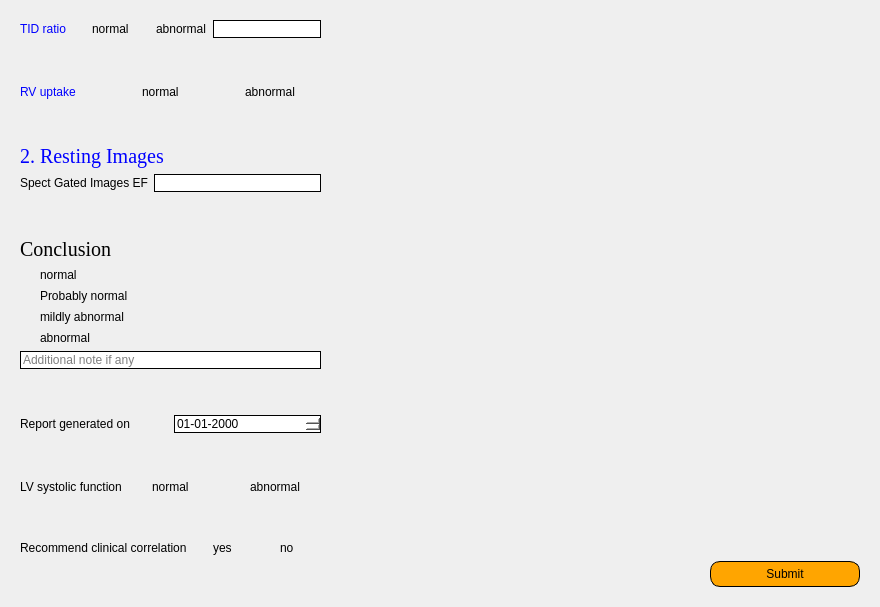
      <widget class="QWidget" name="tab_5">
       <attribute name="title">
        <string>Conclusion</string>
       </attribute>
       <layout class="QGridLayout" name="gridLayout_11">
        <item row="0" column="0">
         <widget class="QGroupBox" name="groupBox_5">
          <property name="styleSheet">
           <string notr="true">border:none;
font: 15pt &quot;Times New Roman&quot;;
background: transparent;</string>
          </property>
          <property name="title">
           <string/>
          </property>
          <layout class="QGridLayout" name="gridLayout_7">
           <item row="0" column="0">
            <layout class="QVBoxLayout" name="verticalLayout_8">
             <item>
              <layout class="QHBoxLayout" name="horizontalLayout_21">
               <item>
                <widget class="QLabel" name="label_29">
                 <property name="styleSheet">
                  <string notr="true">
border:none;
font: 15pt &quot;Times New Roman&quot;;

color:blue;

</string>
                 </property>
                 <property name="text">
                  <string>TID ratio</string>
                 </property>
                </widget>
               </item>
               <item>
                <widget class="QRadioButton" name="radioButton_TIDnormal">
                 <property name="text">
                  <string>normal</string>
                 </property>
                </widget>
               </item>
               <item>
                <widget class="QRadioButton" name="radioButton_TIDabnormal">
                 <property name="text">
                  <string>abnormal</string>
                 </property>
                </widget>
               </item>
               <item>
                <widget class="QLineEdit" name="lineEdit_TID">
                 <property name="styleSheet">
                  <string notr="true">   border: 1px solid black;
background-color: rgb(255, 255, 255);
</string>
                 </property>
                </widget>
               </item>
              </layout>
             </item>
             <item>
              <spacer name="verticalSpacer_48">
               <property name="orientation">
                <enum>Qt::Vertical</enum>
               </property>
               <property name="sizeHint" stdset="0">
                <size>
                 <width>20</width>
                 <height>40</height>
                </size>
               </property>
              </spacer>
             </item>
             <item>
              <layout class="QHBoxLayout" name="horizontalLayout_22">
               <item>
                <widget class="QLabel" name="label_30">
                 <property name="styleSheet">
                  <string notr="true">
border:none;
font: 15pt &quot;Times New Roman&quot;;

color:blue;

</string>
                 </property>
                 <property name="text">
                  <string>RV uptake</string>
                 </property>
                </widget>
               </item>
               <item>
                <widget class="QRadioButton" name="radioButton_RVnormal">
                 <property name="text">
                  <string>normal</string>
                 </property>
                </widget>
               </item>
               <item>
                <widget class="QRadioButton" name="radioButton_RVabnormal">
                 <property name="text">
                  <string>abnormal</string>
                 </property>
                </widget>
               </item>
              </layout>
             </item>
             <item>
              <layout class="QVBoxLayout" name="verticalLayout_15">
               <item>
                <spacer name="verticalSpacer_45">
                 <property name="orientation">
                  <enum>Qt::Vertical</enum>
                 </property>
                 <property name="sizeHint" stdset="0">
                  <size>
                   <width>20</width>
                   <height>40</height>
                  </size>
                 </property>
                </spacer>
               </item>
               <item>
                <widget class="QLabel" name="label_31">
                 <property name="font">
                  <font>
                   <family>Times New Roman</family>
                   <pointsize>15</pointsize>
                   <weight>50</weight>
                   <italic>false</italic>
                   <bold>false</bold>
                  </font>
                 </property>
                 <property name="styleSheet">
                  <string notr="true">
border:none;
font: 15pt &quot;Times New Roman&quot;;

color:blue;

</string>
                 </property>
                 <property name="text">
                  <string>2. Resting Images</string>
                 </property>
                </widget>
               </item>
               <item>
                <layout class="QHBoxLayout" name="horizontalLayout_23">
                 <item>
                  <widget class="QLabel" name="label_33">
                   <property name="text">
                    <string>Spect Gated Images EF</string>
                   </property>
                  </widget>
                 </item>
                 <item>
                  <widget class="QLineEdit" name="lineEdit_SpectEF">
                   <property name="styleSheet">
                    <string notr="true">background-color: rgb(255, 255, 255);
 border: 1px solid black;</string>
                   </property>
                  </widget>
                 </item>
                </layout>
               </item>
              </layout>
             </item>
             <item>
              <spacer name="verticalSpacer_44">
               <property name="orientation">
                <enum>Qt::Vertical</enum>
               </property>
               <property name="sizeHint" stdset="0">
                <size>
                 <width>20</width>
                 <height>40</height>
                </size>
               </property>
              </spacer>
             </item>
             <item>
              <layout class="QVBoxLayout" name="verticalLayout_16">
               <item>
                <widget class="QLabel" name="label_34">
                 <property name="font">
                  <font>
                   <family>Times New Roman</family>
                   <pointsize>15</pointsize>
                   <weight>50</weight>
                   <italic>false</italic>
                   <bold>false</bold>
                  </font>
                 </property>
                 <property name="text">
                  <string>Conclusion</string>
                 </property>
                </widget>
               </item>
               <item>
                <widget class="QRadioButton" name="radioButton_ConNormal">
                 <property name="text">
                  <string>normal</string>
                 </property>
                </widget>
               </item>
               <item>
                <widget class="QRadioButton" name="radioButton_ConProNor">
                 <property name="text">
                  <string>Probably normal</string>
                 </property>
                </widget>
               </item>
               <item>
                <widget class="QRadioButton" name="radioButton_ConMilAbn">
                 <property name="text">
                  <string>mildly abnormal</string>
                 </property>
                </widget>
               </item>
               <item>
                <widget class="QRadioButton" name="radioButton_ConAbn">
                 <property name="text">
                  <string>abnormal</string>
                 </property>
                </widget>
               </item>
               <item>
                <widget class="QLineEdit" name="lineEdit_additionalNote">
                 <property name="styleSheet">
                  <string notr="true">background-color: rgb(255, 255, 255);
 border: 1px solid black;</string>
                 </property>
                 <property name="placeholderText">
                  <string>Additional note if any</string>
                 </property>
                </widget>
               </item>
               <item>
                <spacer name="verticalSpacer_46">
                 <property name="orientation">
                  <enum>Qt::Vertical</enum>
                 </property>
                 <property name="sizeHint" stdset="0">
                  <size>
                   <width>20</width>
                   <height>40</height>
                  </size>
                 </property>
                </spacer>
               </item>
               <item>
                <layout class="QHBoxLayout" name="horizontalLayout_17">
                 <item>
                  <widget class="QLabel" name="label_37">
                   <property name="text">
                    <string>Report generated on</string>
                   </property>
                  </widget>
                 </item>
                 <item>
                  <widget class="QDateEdit" name="dateEdit_currentDate">
                   <property name="styleSheet">
                    <string notr="true">background-color: rgb(255, 255, 255);
 border: 1px solid black;</string>
                   </property>
                   <property name="displayFormat">
                    <string>MM-dd-yyyy</string>
                   </property>
                  </widget>
                 </item>
                </layout>
               </item>
               <item>
                <spacer name="verticalSpacer_86">
                 <property name="orientation">
                  <enum>Qt::Vertical</enum>
                 </property>
                 <property name="sizeHint" stdset="0">
                  <size>
                   <width>20</width>
                   <height>40</height>
                  </size>
                 </property>
                </spacer>
               </item>
               <item>
                <layout class="QHBoxLayout" name="horizontalLayout_24">
                 <item>
                  <widget class="QLabel" name="label_35">
                   <property name="text">
                    <string>LV systolic function </string>
                   </property>
                  </widget>
                 </item>
                 <item>
                  <widget class="QRadioButton" name="radioButton_LVnor">
                   <property name="text">
                    <string>normal</string>
                   </property>
                  </widget>
                 </item>
                 <item>
                  <widget class="QRadioButton" name="radioButton_LVabn">
                   <property name="text">
                    <string>abnormal</string>
                   </property>
                  </widget>
                 </item>
                </layout>
               </item>
               <item>
                <spacer name="verticalSpacer_47">
                 <property name="orientation">
                  <enum>Qt::Vertical</enum>
                 </property>
                 <property name="sizeHint" stdset="0">
                  <size>
                   <width>20</width>
                   <height>40</height>
                  </size>
                 </property>
                </spacer>
               </item>
               <item>
                <layout class="QHBoxLayout" name="horizontalLayout_25">
                 <item>
                  <widget class="QLabel" name="label_36">
                   <property name="text">
                    <string>Recommend clinical correlation</string>
                   </property>
                  </widget>
                 </item>
                 <item>
                  <widget class="QRadioButton" name="radioButton_yesRecommend">
                   <property name="text">
                    <string>yes</string>
                   </property>
                  </widget>
                 </item>
                 <item>
                  <widget class="QRadioButton" name="radioButton_noRecommend">
                   <property name="text">
                    <string>no</string>
                   </property>
                  </widget>
                 </item>
                </layout>
               </item>
              </layout>
             </item>
            </layout>
           </item>
           <item row="0" column="1">
            <spacer name="horizontalSpacer_6">
             <property name="orientation">
              <enum>Qt::Horizontal</enum>
             </property>
             <property name="sizeHint" stdset="0">
              <size>
               <width>533</width>
               <height>20</height>
              </size>
             </property>
            </spacer>
           </item>
           <item row="1" column="0" colspan="2">
            <layout class="QHBoxLayout" name="horizontalLayout_16">
             <item>
              <spacer name="horizontalSpacer_27">
               <property name="orientation">
                <enum>Qt::Horizontal</enum>
               </property>
               <property name="sizeHint" stdset="0">
                <size>
                 <width>40</width>
                 <height>20</height>
                </size>
               </property>
              </spacer>
             </item>
             <item>
              <widget class="QPushButton" name="pushButton">
               <property name="minimumSize">
                <size>
                 <width>150</width>
                 <height>0</height>
                </size>
               </property>
               <property name="styleSheet">
                <string notr="true">QPushButton {
background-color: orange;  
	color: black;
   border: 1px solid black;
    padding: 5px 10px;
font: 87 12pt &quot;Times New Roman&quot;;
  border-radius: 10px; 

}

QPushButton:hover {
	background-color: #ffdd8e;
    color: black;  
 border: 2px solid blue;
	
}


QPushButton:pressed {
    background-color;#ffaa00;
    color: white;  /* Text color when pressed */
	
}</string>
               </property>
               <property name="text">
                <string>Submit</string>
               </property>
              </widget>
             </item>
            </layout>
           </item>
          </layout>
         </widget>
        </item>
       </layout>
      </widget>
